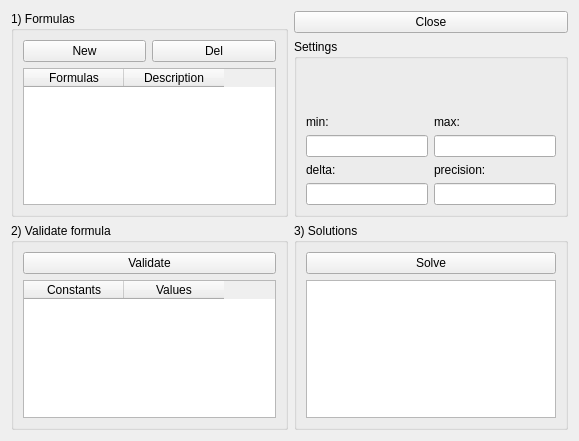
<?xml version="1.0" encoding="UTF-8"?>
<ui version="4.0">
 <class>Formulas_gui</class>
 <widget class="QWidget" name="Formulas_gui">
  <property name="geometry">
   <rect>
    <x>0</x>
    <y>0</y>
    <width>579</width>
    <height>441</height>
   </rect>
  </property>
  <property name="windowTitle">
   <string>Formulas</string>
  </property>
  <property name="windowIcon">
   <iconset resource="../mathgraphica.qrc">
    <normaloff>:/images/images/formulas2.png</normaloff>:/images/images/formulas2.png</iconset>
  </property>
  <layout class="QGridLayout" name="gridLayout_5">
   <item row="2" column="0">
    <widget class="QGroupBox" name="groupBox">
     <property name="title">
      <string>2) Validate formula</string>
     </property>
     <layout class="QGridLayout" name="gridLayout">
      <item row="1" column="0">
       <widget class="QTableWidget" name="tableWidget_constants">
        <column>
         <property name="text">
          <string>Constants</string>
         </property>
        </column>
        <column>
         <property name="text">
          <string>Values</string>
         </property>
        </column>
       </widget>
      </item>
      <item row="0" column="0">
       <widget class="QPushButton" name="pushButton_validate">
        <property name="text">
         <string>Validate</string>
        </property>
       </widget>
      </item>
     </layout>
    </widget>
   </item>
   <item row="0" column="0" rowspan="2">
    <widget class="QGroupBox" name="groupBox_4">
     <property name="title">
      <string>1) Formulas</string>
     </property>
     <layout class="QGridLayout" name="gridLayout_4">
      <item row="0" column="0">
       <widget class="QPushButton" name="pushButton_new">
        <property name="text">
         <string>New</string>
        </property>
       </widget>
      </item>
      <item row="0" column="1">
       <widget class="QPushButton" name="pushButton_del">
        <property name="text">
         <string>Del</string>
        </property>
       </widget>
      </item>
      <item row="1" column="0" colspan="2">
       <widget class="QTableWidget" name="tableWidget_formulas">
        <property name="contextMenuPolicy">
         <enum>Qt::CustomContextMenu</enum>
        </property>
        <column>
         <property name="text">
          <string>Formulas</string>
         </property>
        </column>
        <column>
         <property name="text">
          <string>Description</string>
         </property>
        </column>
       </widget>
      </item>
     </layout>
    </widget>
   </item>
   <item row="1" column="1" colspan="2">
    <widget class="QGroupBox" name="groupBox_3">
     <property name="title">
      <string>Settings</string>
     </property>
     <layout class="QGridLayout" name="gridLayout_3">
      <item row="1" column="0">
       <widget class="QLabel" name="label_4">
        <property name="text">
         <string>min:</string>
        </property>
       </widget>
      </item>
      <item row="1" column="1">
       <widget class="QLabel" name="label_5">
        <property name="text">
         <string>max:</string>
        </property>
       </widget>
      </item>
      <item row="2" column="0">
       <widget class="QLineEdit" name="lineEdit_min"/>
      </item>
      <item row="2" column="1">
       <widget class="QLineEdit" name="lineEdit_max"/>
      </item>
      <item row="3" column="0">
       <widget class="QLabel" name="label_6">
        <property name="text">
         <string>delta:</string>
        </property>
       </widget>
      </item>
      <item row="3" column="1">
       <widget class="QLabel" name="label_7">
        <property name="text">
         <string>precision:</string>
        </property>
       </widget>
      </item>
      <item row="4" column="0">
       <widget class="QLineEdit" name="lineEdit_delta"/>
      </item>
      <item row="4" column="1">
       <widget class="QLineEdit" name="lineEdit_precision"/>
      </item>
      <item row="0" column="0">
       <spacer name="verticalSpacer">
        <property name="orientation">
         <enum>Qt::Vertical</enum>
        </property>
        <property name="sizeHint" stdset="0">
         <size>
          <width>20</width>
          <height>40</height>
         </size>
        </property>
       </spacer>
      </item>
     </layout>
    </widget>
   </item>
   <item row="2" column="1" colspan="2">
    <widget class="QGroupBox" name="groupBox_2">
     <property name="title">
      <string>3) Solutions</string>
     </property>
     <layout class="QGridLayout" name="gridLayout_2">
      <item row="1" column="0">
       <widget class="QListWidget" name="listWidget_solutions"/>
      </item>
      <item row="0" column="0">
       <widget class="QPushButton" name="pushButton_solve">
        <property name="text">
         <string>Solve</string>
        </property>
       </widget>
      </item>
     </layout>
    </widget>
   </item>
   <item row="0" column="1" colspan="2">
    <widget class="QPushButton" name="pushButton_close">
     <property name="text">
      <string>Close</string>
     </property>
    </widget>
   </item>
  </layout>
 </widget>
 <resources>
  <include location="../mathgraphica.qrc"/>
 </resources>
 <connections/>
</ui>
